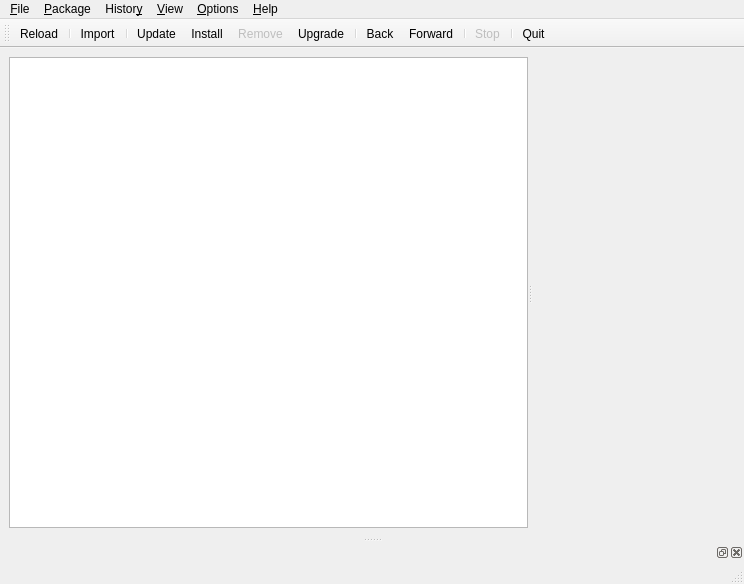
<?xml version="1.0" encoding="UTF-8"?>
<ui version="4.0">
 <class>MainWindow</class>
 <widget class="QMainWindow" name="MainWindow">
  <property name="geometry">
   <rect>
    <x>0</x>
    <y>0</y>
    <width>744</width>
    <height>584</height>
   </rect>
  </property>
  <property name="windowTitle">
   <string>Package Explorer</string>
  </property>
  <property name="windowIcon">
   <iconset resource="resources.qrc">
    <normaloff>:/icons/logo</normaloff>:/icons/logo</iconset>
  </property>
  <widget class="QWidget" name="centralwidget">
   <layout class="QVBoxLayout" name="verticalLayout">
    <item>
     <widget class="QSplitter" name="f_treeSplitter">
      <property name="orientation">
       <enum>Qt::Horizontal</enum>
      </property>
      <widget class="QTreeView" name="f_treeView">
       <property name="editTriggers">
        <set>QAbstractItemView::NoEditTriggers</set>
       </property>
       <property name="alternatingRowColors">
        <bool>true</bool>
       </property>
       <property name="selectionMode">
        <enum>QAbstractItemView::ExtendedSelection</enum>
       </property>
       <property name="iconSize">
        <size>
         <width>16</width>
         <height>16</height>
        </size>
       </property>
       <property name="sortingEnabled">
        <bool>true</bool>
       </property>
      </widget>
      <widget class="WebForm" name="f_webForm" native="true"/>
     </widget>
    </item>
   </layout>
  </widget>
  <widget class="QMenuBar" name="f_menubar">
   <property name="geometry">
    <rect>
     <x>0</x>
     <y>0</y>
     <width>744</width>
     <height>21</height>
    </rect>
   </property>
   <widget class="QMenu" name="menuFile">
    <property name="title">
     <string>&amp;File</string>
    </property>
    <addaction name="separator"/>
    <addaction name="separator"/>
    <addaction name="actionDatabaseRoot"/>
    <addaction name="actionManageRepositories"/>
    <addaction name="separator"/>
    <addaction name="actionQuit"/>
   </widget>
   <widget class="QMenu" name="menuEdit">
    <property name="title">
     <string>&amp;Package</string>
    </property>
    <addaction name="actionFileImport"/>
    <addaction name="separator"/>
    <addaction name="actionUpdate"/>
    <addaction name="actionInstall"/>
    <addaction name="actionRemove"/>
    <addaction name="actionUpgrade"/>
    <addaction name="separator"/>
    <addaction name="actionStop"/>
   </widget>
   <widget class="QMenu" name="menu_History">
    <property name="title">
     <string>Histor&amp;y</string>
    </property>
    <addaction name="actionHistoryBack"/>
    <addaction name="actionHistoryForward"/>
   </widget>
   <widget class="QMenu" name="menu_View">
    <property name="title">
     <string>&amp;View</string>
    </property>
    <widget class="QMenu" name="menu_Log_Level">
     <property name="title">
      <string>&amp;Log Level</string>
     </property>
     <addaction name="actionViewLogError"/>
     <addaction name="actionViewLogWarning"/>
     <addaction name="actionViewLogInfo"/>
     <addaction name="actionViewLogDebug"/>
    </widget>
    <addaction name="actionReload"/>
    <addaction name="actionShowInstalled"/>
    <addaction name="separator"/>
    <addaction name="actionShowLog"/>
    <addaction name="menu_Log_Level"/>
    <addaction name="actionClearLog"/>
   </widget>
   <widget class="QMenu" name="menu_Help">
    <property name="title">
     <string>&amp;Help</string>
    </property>
    <addaction name="actionHelp"/>
    <addaction name="separator"/>
    <addaction name="actionPackageExplorerLicense"/>
    <addaction name="separator"/>
    <addaction name="actionAbout"/>
    <addaction name="actionAboutWindowsPackager"/>
   </widget>
   <widget class="QMenu" name="menu_Options">
    <property name="title">
     <string>&amp;Options</string>
    </property>
    <addaction name="actionMinimizeToSystray"/>
   </widget>
   <addaction name="menuFile"/>
   <addaction name="menuEdit"/>
   <addaction name="menu_History"/>
   <addaction name="menu_View"/>
   <addaction name="menu_Options"/>
   <addaction name="menu_Help"/>
  </widget>
  <widget class="QStatusBar" name="f_statusbar"/>
  <widget class="QToolBar" name="f_toolBar">
   <property name="windowTitle">
    <string>toolBar</string>
   </property>
   <property name="toolButtonStyle">
    <enum>Qt::ToolButtonTextUnderIcon</enum>
   </property>
   <attribute name="toolBarArea">
    <enum>TopToolBarArea</enum>
   </attribute>
   <attribute name="toolBarBreak">
    <bool>false</bool>
   </attribute>
   <addaction name="actionReload"/>
   <addaction name="separator"/>
   <addaction name="actionFileImport"/>
   <addaction name="separator"/>
   <addaction name="actionUpdate"/>
   <addaction name="actionInstall"/>
   <addaction name="actionRemove"/>
   <addaction name="actionUpgrade"/>
   <addaction name="separator"/>
   <addaction name="actionHistoryBack"/>
   <addaction name="actionHistoryForward"/>
   <addaction name="separator"/>
   <addaction name="actionStop"/>
   <addaction name="separator"/>
   <addaction name="actionQuit"/>
  </widget>
  <widget class="QDockWidget" name="f_dockWidget">
   <attribute name="dockWidgetArea">
    <number>8</number>
   </attribute>
   <widget class="LogForm" name="f_logForm"/>
  </widget>
  <action name="actionQuit">
   <property name="icon">
    <iconset resource="resources.qrc">
     <normaloff>:/icons/exit</normaloff>:/icons/exit</iconset>
   </property>
   <property name="text">
    <string>&amp;Quit</string>
   </property>
   <property name="toolTip">
    <string>Quit Package Explorer</string>
   </property>
   <property name="statusTip">
    <string>Quit application.</string>
   </property>
   <property name="shortcut">
    <string>Ctrl+Q</string>
   </property>
   <property name="iconVisibleInMenu">
    <bool>true</bool>
   </property>
  </action>
  <action name="actionDatabaseRoot">
   <property name="icon">
    <iconset resource="resources.qrc">
     <normaloff>:/icons/configure</normaloff>:/icons/configure</iconset>
   </property>
   <property name="text">
    <string>&amp;Set Database Root</string>
   </property>
   <property name="toolTip">
    <string>Set the root of the WPKG database.</string>
   </property>
   <property name="statusTip">
    <string>Set WPKG db root.</string>
   </property>
   <property name="shortcut">
    <string>Ctrl+D</string>
   </property>
   <property name="iconVisibleInMenu">
    <bool>true</bool>
   </property>
  </action>
  <action name="actionInstall">
   <property name="icon">
    <iconset resource="resources.qrc">
     <normaloff>:/icons/add</normaloff>:/icons/add</iconset>
   </property>
   <property name="text">
    <string>&amp;Install</string>
   </property>
   <property name="toolTip">
    <string>Install Package(s) From Repository</string>
   </property>
   <property name="statusTip">
    <string>Install repository packages.</string>
   </property>
   <property name="shortcut">
    <string>Ctrl+I</string>
   </property>
   <property name="iconVisibleInMenu">
    <bool>true</bool>
   </property>
  </action>
  <action name="actionRemove">
   <property name="enabled">
    <bool>false</bool>
   </property>
   <property name="icon">
    <iconset resource="resources.qrc">
     <normaloff>:/icons/remove</normaloff>:/icons/remove</iconset>
   </property>
   <property name="text">
    <string>&amp;Remove</string>
   </property>
   <property name="toolTip">
    <string>Remove packages from local database.</string>
   </property>
   <property name="statusTip">
    <string>Remove packages.</string>
   </property>
   <property name="shortcut">
    <string>Del</string>
   </property>
   <property name="iconVisibleInMenu">
    <bool>true</bool>
   </property>
  </action>
  <action name="actionReload">
   <property name="icon">
    <iconset resource="resources.qrc">
     <normaloff>:/icons/reload</normaloff>:/icons/reload</iconset>
   </property>
   <property name="text">
    <string>&amp;Reload</string>
   </property>
   <property name="toolTip">
    <string>Refresh the display.</string>
   </property>
   <property name="statusTip">
    <string>Refresh display.</string>
   </property>
   <property name="shortcut">
    <string>Ctrl+R</string>
   </property>
   <property name="iconVisibleInMenu">
    <bool>true</bool>
   </property>
  </action>
  <action name="actionHistoryBack">
   <property name="enabled">
    <bool>true</bool>
   </property>
   <property name="icon">
    <iconset resource="resources.qrc">
     <normaloff>:/icons/back_button</normaloff>:/icons/back_button</iconset>
   </property>
   <property name="text">
    <string>&amp;Back</string>
   </property>
   <property name="toolTip">
    <string>Go back in browser history.</string>
   </property>
   <property name="statusTip">
    <string>Back in history.</string>
   </property>
   <property name="shortcut">
    <string>Back</string>
   </property>
   <property name="iconVisibleInMenu">
    <bool>true</bool>
   </property>
  </action>
  <action name="actionHistoryForward">
   <property name="enabled">
    <bool>true</bool>
   </property>
   <property name="icon">
    <iconset resource="resources.qrc">
     <normaloff>:/icons/fwd_button</normaloff>:/icons/fwd_button</iconset>
   </property>
   <property name="text">
    <string>&amp;Forward</string>
   </property>
   <property name="toolTip">
    <string>Go forward in history.</string>
   </property>
   <property name="statusTip">
    <string>Forward in history.</string>
   </property>
   <property name="shortcut">
    <string>Forward</string>
   </property>
   <property name="iconVisibleInMenu">
    <bool>true</bool>
   </property>
  </action>
  <action name="actionShowLog">
   <property name="checkable">
    <bool>true</bool>
   </property>
   <property name="text">
    <string>&amp;Show Log Output</string>
   </property>
   <property name="toolTip">
    <string>Show log output pane.</string>
   </property>
   <property name="statusTip">
    <string>Show log output.</string>
   </property>
   <property name="shortcut">
    <string>Ctrl+L</string>
   </property>
  </action>
  <action name="actionFileImport">
   <property name="icon">
    <iconset resource="resources.qrc">
     <normaloff>:/icons/import</normaloff>:/icons/import</iconset>
   </property>
   <property name="text">
    <string>I&amp;mport</string>
   </property>
   <property name="toolTip">
    <string>Import packages from hard disk.</string>
   </property>
   <property name="statusTip">
    <string>Import packages.</string>
   </property>
   <property name="shortcut">
    <string>Ctrl+T</string>
   </property>
   <property name="iconVisibleInMenu">
    <bool>true</bool>
   </property>
  </action>
  <action name="actionUpgrade">
   <property name="icon">
    <iconset resource="resources.qrc">
     <normaloff>:/icons/upgrade</normaloff>:/icons/upgrade</iconset>
   </property>
   <property name="text">
    <string>Up&amp;grade</string>
   </property>
   <property name="toolTip">
    <string>Upgrade pending files from repository.</string>
   </property>
   <property name="statusTip">
    <string>Upgrade packages.</string>
   </property>
   <property name="shortcut">
    <string>Ctrl+U</string>
   </property>
   <property name="iconVisibleInMenu">
    <bool>true</bool>
   </property>
  </action>
  <action name="actionManageRepositories">
   <property name="icon">
    <iconset resource="resources.qrc">
     <normaloff>:/icons/settings</normaloff>:/icons/settings</iconset>
   </property>
   <property name="text">
    <string>&amp;Manage Package Sources</string>
   </property>
   <property name="toolTip">
    <string>Add / edit / delete Wpkg repositories.</string>
   </property>
   <property name="statusTip">
    <string>Manage repository list.</string>
   </property>
   <property name="shortcut">
    <string>Ctrl+S</string>
   </property>
   <property name="iconVisibleInMenu">
    <bool>true</bool>
   </property>
  </action>
  <action name="actionAbout">
   <property name="icon">
    <iconset resource="resources.qrc">
     <normaloff>:/icons/help_about</normaloff>:/icons/help_about</iconset>
   </property>
   <property name="text">
    <string>&amp;About Package Explorer</string>
   </property>
   <property name="statusTip">
    <string>About</string>
   </property>
   <property name="iconVisibleInMenu">
    <bool>true</bool>
   </property>
  </action>
  <action name="actionHelp">
   <property name="icon">
    <iconset theme="help">
     <normaloff>.</normaloff>.</iconset>
   </property>
   <property name="text">
    <string>&amp;Help</string>
   </property>
   <property name="iconText">
    <string>Help</string>
   </property>
   <property name="toolTip">
    <string>Package Explorer Help</string>
   </property>
   <property name="statusTip">
    <string>Help</string>
   </property>
   <property name="shortcut">
    <string>F1</string>
   </property>
   <property name="iconVisibleInMenu">
    <bool>true</bool>
   </property>
  </action>
  <action name="actionUpdate">
   <property name="icon">
    <iconset resource="resources.qrc">
     <normaloff>:/icons/update</normaloff>:/icons/update</iconset>
   </property>
   <property name="text">
    <string>&amp;Update</string>
   </property>
   <property name="toolTip">
    <string>Update the local database from the server to see what we have to upgrade/install.</string>
   </property>
   <property name="statusTip">
    <string>Update package list.</string>
   </property>
   <property name="shortcut">
    <string>Ctrl+C</string>
   </property>
   <property name="iconVisibleInMenu">
    <bool>true</bool>
   </property>
  </action>
  <action name="actionShowInstalled">
   <property name="checkable">
    <bool>true</bool>
   </property>
   <property name="icon">
    <iconset resource="resources.qrc">
     <normaloff>:/icons/reload</normaloff>:/icons/reload</iconset>
   </property>
   <property name="text">
    <string>Show &amp;Installed Packages Only</string>
   </property>
   <property name="toolTip">
    <string>&lt;html&gt;&lt;head/&gt;&lt;body&gt;&lt;p&gt;Only show those packages which are fully installed. Unchecking this will show any packages in other states (like &lt;span style=&quot; font-style:italic;&quot;&gt;config_files&lt;/span&gt; or &lt;span style=&quot; font-style:italic;&quot;&gt;uninstalled&lt;/span&gt;).&lt;/p&gt;&lt;/body&gt;&lt;/html&gt;</string>
   </property>
   <property name="statusTip">
    <string>Show installed packages only.</string>
   </property>
   <property name="shortcut">
    <string>Ctrl+Shift+I</string>
   </property>
   <property name="iconVisibleInMenu">
    <bool>true</bool>
   </property>
  </action>
  <action name="actionViewLogDebug">
   <property name="checkable">
    <bool>true</bool>
   </property>
   <property name="text">
    <string>&amp;Debug</string>
   </property>
   <property name="toolTip">
    <string>Debug output only.</string>
   </property>
   <property name="statusTip">
    <string>Debug</string>
   </property>
   <property name="shortcut">
    <string>Ctrl+4</string>
   </property>
  </action>
  <action name="actionViewLogInfo">
   <property name="checkable">
    <bool>true</bool>
   </property>
   <property name="text">
    <string>&amp;Info</string>
   </property>
   <property name="toolTip">
    <string>Informational output only.</string>
   </property>
   <property name="statusTip">
    <string>Info</string>
   </property>
   <property name="shortcut">
    <string>Ctrl+3</string>
   </property>
  </action>
  <action name="actionViewLogWarning">
   <property name="checkable">
    <bool>true</bool>
   </property>
   <property name="text">
    <string>&amp;Warning</string>
   </property>
   <property name="toolTip">
    <string>Warning output only.</string>
   </property>
   <property name="statusTip">
    <string>Warning</string>
   </property>
   <property name="shortcut">
    <string>Ctrl+2</string>
   </property>
  </action>
  <action name="actionViewLogError">
   <property name="checkable">
    <bool>true</bool>
   </property>
   <property name="text">
    <string>&amp;Error</string>
   </property>
   <property name="toolTip">
    <string>Error output only.</string>
   </property>
   <property name="statusTip">
    <string>Error</string>
   </property>
   <property name="shortcut">
    <string>Ctrl+1</string>
   </property>
  </action>
  <action name="actionClearLog">
   <property name="text">
    <string>&amp;Clear Log</string>
   </property>
   <property name="toolTip">
    <string>Clear log output pane.</string>
   </property>
   <property name="statusTip">
    <string>Clear log.</string>
   </property>
   <property name="shortcut">
    <string>Ctrl+Del</string>
   </property>
  </action>
  <action name="actionAboutWindowsPackager">
   <property name="text">
    <string>About &amp;Windows Packager</string>
   </property>
   <property name="statusTip">
    <string>About</string>
   </property>
  </action>
  <action name="actionPackageExplorerLicense">
   <property name="icon">
    <iconset resource="resources.qrc">
     <normaloff>:/icons/logo</normaloff>:/icons/logo</iconset>
   </property>
   <property name="text">
    <string>&amp;Package Explorer License</string>
   </property>
   <property name="statusTip">
    <string>Show license.</string>
   </property>
  </action>
  <action name="actionMinimizeToSystray">
   <property name="checkable">
    <bool>true</bool>
   </property>
   <property name="text">
    <string>&amp;Minimize to system tray on close</string>
   </property>
   <property name="toolTip">
    <string>&lt;html&gt;&lt;head/&gt;&lt;body&gt;&lt;p&gt;When closing the application using the [X] at the top, minimize the application to the system tray instead of quitting.&lt;/p&gt;&lt;/body&gt;&lt;/html&gt;</string>
   </property>
   <property name="statusTip">
    <string>Close to systray.</string>
   </property>
  </action>
  <action name="actionShowApplication">
   <property name="text">
    <string>&amp;Show Application</string>
   </property>
   <property name="toolTip">
    <string>Show application after it's been hidden.</string>
   </property>
   <property name="statusTip">
    <string>Show/hide application.</string>
   </property>
  </action>
  <action name="actionStop">
   <property name="enabled">
    <bool>false</bool>
   </property>
   <property name="icon">
    <iconset resource="resources.qrc">
     <normaloff>:/icons/stop</normaloff>:/icons/stop</iconset>
   </property>
   <property name="text">
    <string>&amp;Stop</string>
   </property>
   <property name="toolTip">
    <string>Stop current operation</string>
   </property>
   <property name="shortcut">
    <string>Ctrl+S</string>
   </property>
  </action>
 </widget>
 <customwidgets>
  <customwidget>
   <class>WebForm</class>
   <extends>QWidget</extends>
   <header>WebForm.h</header>
   <container>1</container>
  </customwidget>
  <customwidget>
   <class>LogForm</class>
   <extends>QWidget</extends>
   <header>LogForm.h</header>
   <container>1</container>
  </customwidget>
 </customwidgets>
 <resources>
  <include location="resources.qrc"/>
 </resources>
 <connections>
  <connection>
   <sender>actionShowLog</sender>
   <signal>toggled(bool)</signal>
   <receiver>f_dockWidget</receiver>
   <slot>setVisible(bool)</slot>
   <hints>
    <hint type="sourcelabel">
     <x>-1</x>
     <y>-1</y>
    </hint>
    <hint type="destinationlabel">
     <x>293</x>
     <y>485</y>
    </hint>
   </hints>
  </connection>
  <connection>
   <sender>f_dockWidget</sender>
   <signal>visibilityChanged(bool)</signal>
   <receiver>actionShowLog</receiver>
   <slot>setChecked(bool)</slot>
   <hints>
    <hint type="sourcelabel">
     <x>293</x>
     <y>485</y>
    </hint>
    <hint type="destinationlabel">
     <x>-1</x>
     <y>-1</y>
    </hint>
   </hints>
  </connection>
  <connection>
   <sender>actionShowApplication</sender>
   <signal>triggered()</signal>
   <receiver>MainWindow</receiver>
   <slot>show()</slot>
   <hints>
    <hint type="sourcelabel">
     <x>-1</x>
     <y>-1</y>
    </hint>
    <hint type="destinationlabel">
     <x>371</x>
     <y>291</y>
    </hint>
   </hints>
  </connection>
 </connections>
</ui>
